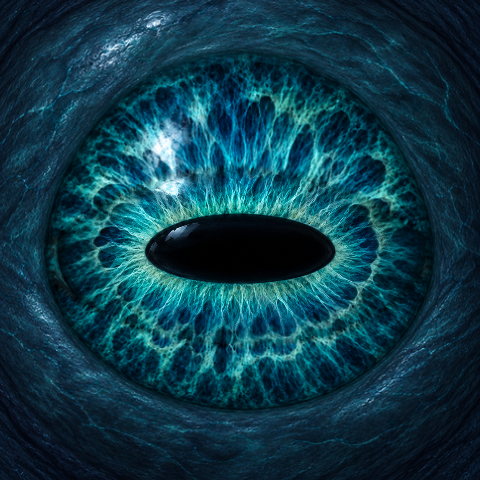
#> input picture assets/deep-sea-r2/processed/eye_surface.png, 480 x 480 px, found by its file name
$ python build_evidence.py
#> lines starting #> are read from the running program, lines starting #| are printed output that depends on the picture
### assets/mechanical-c/preview/reference_render.py
#!/usr/bin/env python3
"""Offline reference compositor only; not a C/GSP or sensor implementation.

The inverse projection arithmetic follows the supplied eye_projection.h snapshot.
The new C design composites shutter in texture space, then the fixed mount.
"""
from pathlib import Path
import argparse, json, math
import numpy as np
from PIL import Image

ROOT = Path(__file__).resolve().parents[1]
CX, CY, R = 240, 245, 233
SIZE = 480
SHUTTER_ORIGIN = (120,125)
Y,X = np.mgrid[:SIZE,:SIZE]
NX = np.clip(np.rint((X-CX).astype(np.float32)*np.float32(32768/R)),-32768,32767).astype(np.int64)
NY = np.clip(np.rint((Y-CY).astype(np.float32)*np.float32(32768/R)),-32768,32767).astype(np.int64)
FXN,FYN = NX.astype(np.float32)/np.float32(32768),NY.astype(np.float32)/np.float32(32768)
Z = np.float32(1)-FXN*FXN-FYN*FYN
NZ = (np.sqrt(np.maximum(0,Z))*np.float32(32767)).astype(np.int64)

# [27 lines left out: functions sample_bilinear, projection, not called in this run]

def premultiplied(path):
    a=np.asarray(Image.open(path).convert('RGBA'),dtype=np.float64)/255
    a[...,:3]*=a[...,3:4]
    return a

class Renderer:
    def __init__(self,root=ROOT):
        self.root=Path(root)
        a=self.root/'assets/processed'
        self.surface=premultiplied(a/'eye_surface.png')
        self.frame=premultiplied(a/'frame.png')
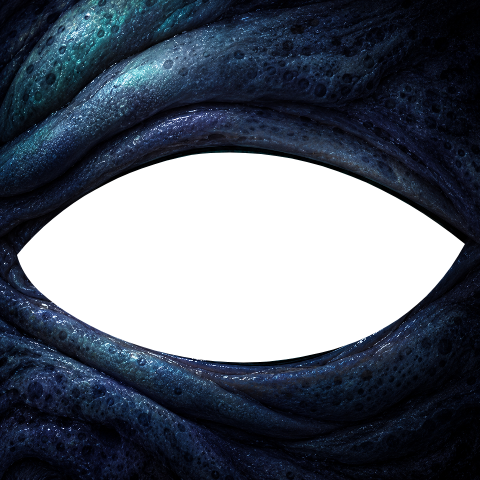
#> input picture assets/deep-sea-r2/processed/frame.png, 480 x 480 px, found by its file name
#> in premultiplied (call 2), `a[...,:3]*=a[...,3:4]`:
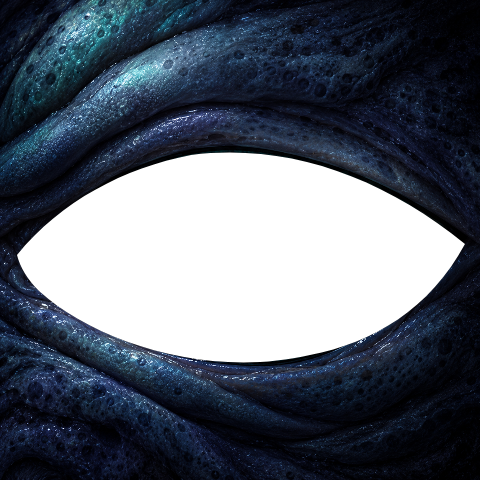
#> a: shape (480, 480, 4) float64; mean R, G, B, A 0.0591, 0.0873, 0.133, 0.711; transparent parts drawn white
        self.shutters=[premultiplied(a/f'shutter/shutter_{i:02d}.png') for i in range(9)]
        self.textures=[]
        for shutter in self.shutters:
            tex=self.surface.copy()
            ox,oy=SHUTTER_ORIGIN
            h,w=shutter.shape[:2]
            dst=tex[oy:oy+h,ox:ox+w]
            dst[...,:3]=shutter[...,:3]+dst[...,:3]*(1-shutter[...,3:4])
            dst[...,3]=shutter[...,3]+dst[...,3]*(1-shutter[...,3])
            self.textures.append(tex)

    # [41 lines left out: functions render, timeline_sample, main, not called in this run]

# [1 lines that do not run on import are left out]

### assets/mechanical-c/preview/build_evidence.py
#!/usr/bin/env python3
"""Rebuild simulated C reference evidence from the packaged layers and timeline."""
from pathlib import Path
import csv, json, math, subprocess
import numpy as np
from PIL import Image,ImageDraw,ImageFont
from reference_render import Renderer,timeline_sample,ROOT

OUT=ROOT/'evidence'
OUT.mkdir(exist_ok=True)
def font(size):
    try:return ImageFont.truetype('/usr/share/fonts/truetype/dejavu/DejaVuSans.ttf',size)
    except OSError:return ImageFont.load_default(size=size)
F12,F16,F24=font(12),font(16),font(24)
#> (the run stopped early here; a loop or call above may not have finished)
